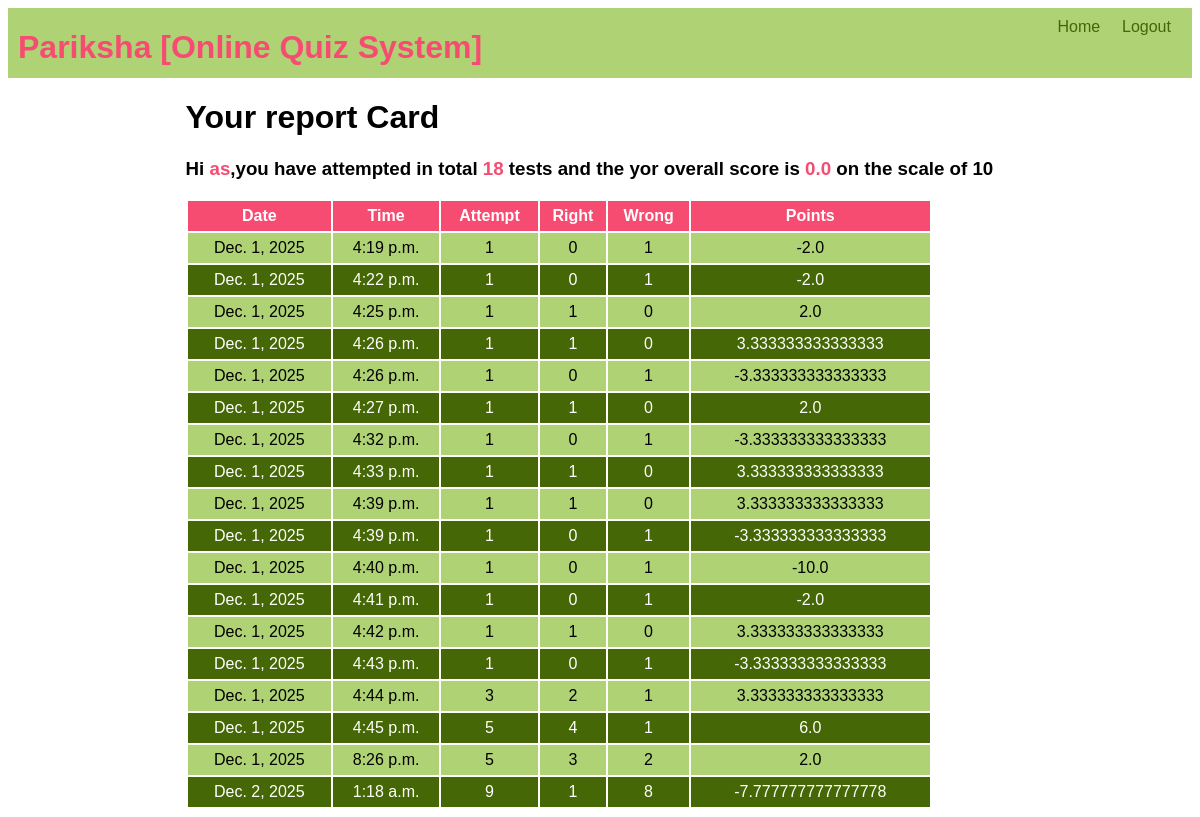
The page /ots/tes-history (signed in) on the database its author committed.
### ots/models.py (models this page shows, shortened)
class Candidate(models.Model):
    username=models.CharField(primary_key=True,max_length=50)
    password=models.CharField(null=False,max_length=20)
    name=models.CharField(null=False,max_length=30)
    test_attempted=models.IntegerField(default=0)
    points=models.FloatField(default=0)

class Result(models.Model):
    resultid=models.BigAutoField(primary_key=True,auto_created=True)
    username=models.ForeignKey(Candidate,on_delete=models.CASCADE)
    date=models.DateField(auto_now=True)
    time=models.TimeField(auto_now=True)
    attempt=models.IntegerField()
    right=models.IntegerField()
    wrong=models.IntegerField()
    points=models.FloatField()

### ots/views.py (the view)
# urls.py: path('tes-history',testResultHistory,name='testHistory'),
def testResultHistory(req):
    if ('name' not in req.session.keys()):
        res=HttpResponseRedirect('login')
        return res
    candidate=Candidate.objects.filter(username=req.session['username'])
    results=Result.objects.filter(username=candidate[0].username)
    context={'candidate':candidate[0],'results':results}
    res=render(req,"candidate_history.html",context)
    return res

### ots/templates/candidate_history.html (shortened to what this page needs)
{% extends "main.html" %}
{% block top %}
<a href="{%url 'ots:home' %}">Home</a>
<a href="{%url 'ots:logout' %}">Logout</a>
{% endblock %}
{% block content %}
    <h1>Your report Card</h1>
    <h3>Hi <span class="special">{{candidate.name}}</span>,you have attempted in total <span class="special">{{candidate.test_attempted}} </span>  tests  and the yor overall score is <span class="special">{{candidate.points}} </span> on the scale of 10 </h3>
    <table>
        <tr>
            <th>Date</th>
            <th>Time</th>
            <th>Attempt</th>
            <th>Right</th>
            <th>Wrong</th>
            <th>Points</th>
        </tr>
        {% for r in results %}
            <tr>
                <td>{{r.date}}</td>
                <td>{{r.time}} </td>
                <td>{{r.attempt}}</td>
                <td>{{r.right}}</td>
                <td>{{r.wrong}}</td>
                <td>{{r.points}}</td>
            </tr>
        {% endfor %}
    </table>
{% endblock %}

### ots/templates/main.html (shortened to what this page needs)
<!DOCTYPE html>
{% load static %}
<html lang="en">
<head>
    <link rel="stylesheet" href="{% static 'theme.css' %}">
    <link rel="stylesheet" href="{% static 'formstyle.css' %}">
    <link rel="stylesheet" href="{% static 'buttonstyle.css' %}">
</head>
<body>
    <div class="top">
        <div class="sitename">
            <h1>Pariksha [Online Quiz System]</h1>
        </div>
        <div class="menu">
            {% block top %}
            {% endblock %}
        </div>
    </div>
    <div class="content">
        {% block content %}
        {% endblock %}
    </div>
</body>
</html>

### ots/static/theme.css (style rules this page uses)
* { font-family: 'Gill Sans', 'Gill Sans MT', Calibri, 'Trebuchet MS', sans-serif; }
.top { background-color: #AFD275; height: 50px; margin-bottom: 20px; padding: 10px; }
.top .sitename { display: inline-block; color: #F64C72; position: relative; top: -10px; }
.top .menu { float: right; }
.top .menu a { color: #456705; display: inline-block; min-width: 50px; margin-right: 10px; }
.content { width: 70%; margin-left:auto ; margin-right:auto ; }
table { width: 90%; }
table tr:nth-child(odd) { background-color: #456705; color: white; height: 30px; }
table tr:nth-child(even) { background-color: #AFD275; height: 30px; }
table tr:first-child { background-color: #F64C72; }
table td { text-align: center; }
.special { color: #F64C72; font-weight: bold; }
.menu a { text-decoration: none; }

### rows shown on the page
Candidate: name "as", test_attempted "18", points "0.0"
Result: date "Dec. 1, 2025", time "4:19 p.m.", attempt "1", right "0", wrong "1", points "-2.0"
Result: date "Dec. 1, 2025", time "4:22 p.m.", attempt "1", right "0", wrong "1", points "-2.0"
Result: date "Dec. 1, 2025", time "4:25 p.m.", attempt "1", right "1", wrong "0", points "2.0"
Result: date "Dec. 1, 2025", time "4:26 p.m.", attempt "1", right "1", wrong "0", points "3.333333333333333"
Result: date "Dec. 1, 2025", time "4:26 p.m.", attempt "1", right "0", wrong "1", points "-3.333333333333333"
Result: date "Dec. 1, 2025", time "4:27 p.m.", attempt "1", right "1", wrong "0", points "2.0"
Result: date "Dec. 1, 2025", time "4:32 p.m.", attempt "1", right "0", wrong "1", points "-3.333333333333333"
Result: date "Dec. 1, 2025", time "4:33 p.m.", attempt "1", right "1", wrong "0", points "3.333333333333333"
Result: date "Dec. 1, 2025", time "4:39 p.m.", attempt "1", right "1", wrong "0", points "3.333333333333333"
Result: date "Dec. 1, 2025", time "4:39 p.m.", attempt "1", right "0", wrong "1", points "-3.333333333333333"
Result: date "Dec. 1, 2025", time "4:40 p.m.", attempt "1", right "0", wrong "1", points "-10.0"
Result: date "Dec. 1, 2025", time "4:41 p.m.", attempt "1", right "0", wrong "1", points "-2.0"
Result: date "Dec. 1, 2025", time "4:42 p.m.", attempt "1", right "1", wrong "0", points "3.333333333333333"
Result: date "Dec. 1, 2025", time "4:43 p.m.", attempt "1", right "0", wrong "1", points "-3.333333333333333"
Result: date "Dec. 1, 2025", time "4:44 p.m.", attempt "3", right "2", wrong "1", points "3.333333333333333"
Result: date "Dec. 1, 2025", time "4:45 p.m.", attempt "5", right "4", wrong "1", points "6.0"
Result: date "Dec. 1, 2025", time "8:26 p.m.", attempt "5", right "3", wrong "2", points "2.0"
Result: date "Dec. 2, 2025", time "1:18 a.m.", attempt "9", right "1", wrong "8", points "-7.777777777777778"
